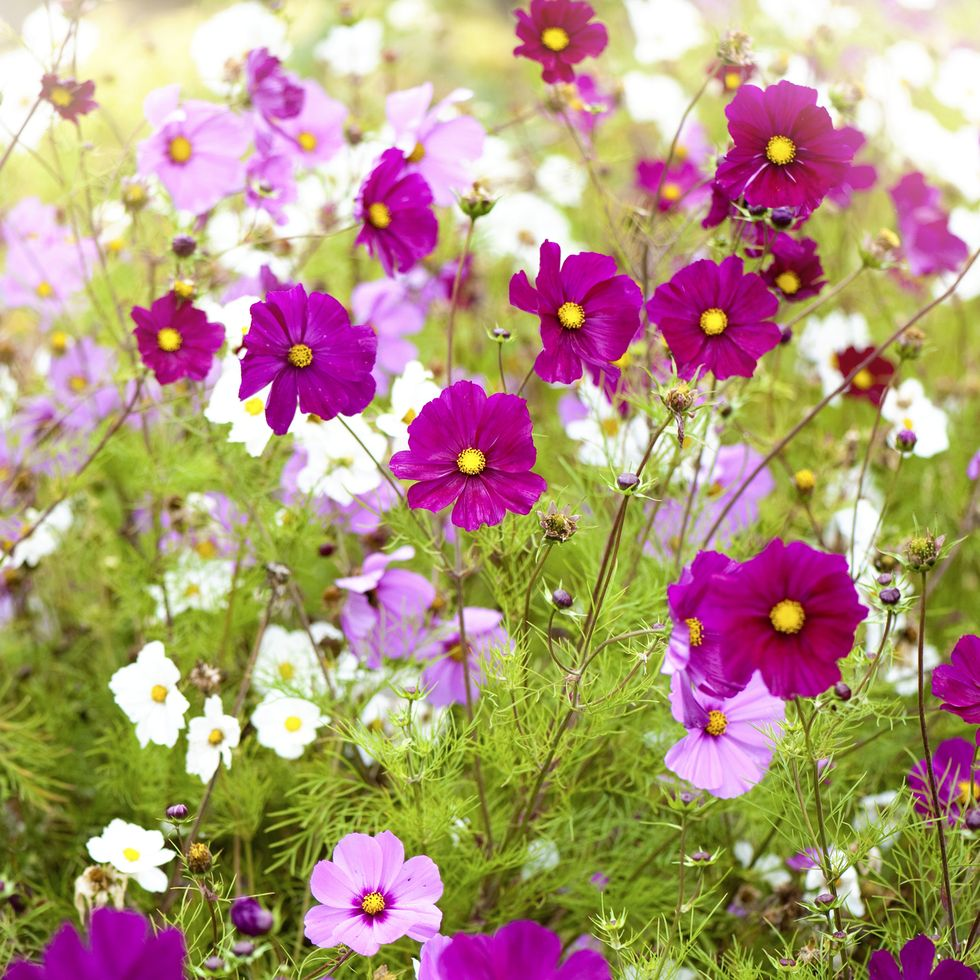
#> input picture data/img2.jpg, 980 x 980 px
$ python 4_skimage_operations.py
#> lines starting #> are read from the running program, lines starting #| are printed output that depends on the picture; after the words box and inside, x2 and y2 are one past the last pixel; in counts of white or black regions, pixels touching at a corner belong together
import numpy as np
from skimage import io
import scipy.stats as st
import matplotlib.pyplot as plt
from skimage.transform import rescale, resize, downscale_local_mean
from skimage.filters import roberts, sobel, scharr, prewitt
from skimage.feature import canny
from skimage import restoration
from skimage.filters.rank import entropy
from skimage.morphology import disk

img = io.imread("../data/img2.jpg", as_gray=True)
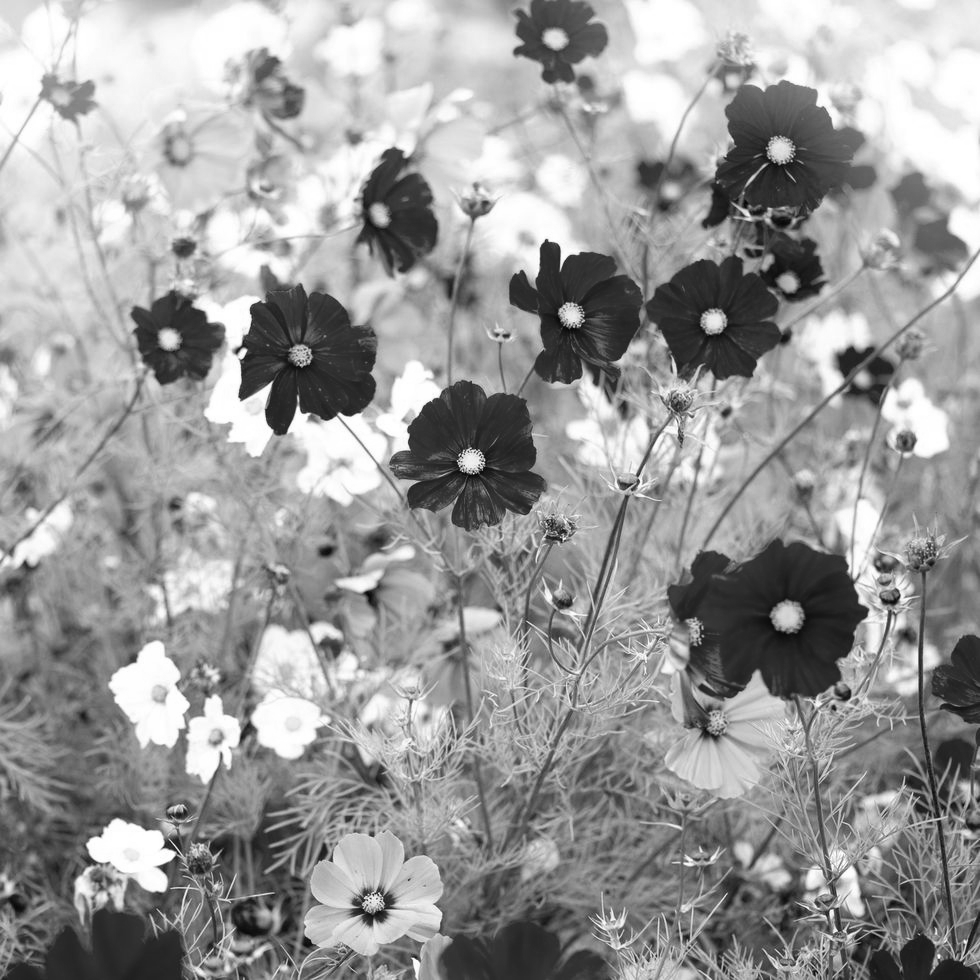
#> img: shape (980, 980) float64; min 0.0114, max 1, mean 0.604

# rescaled = rescale(img, 1.0/4.0, anti_aliasing=True)

# resized = resize(img, (200,200), anti_aliasing=True)

# downscaled = downscale_local_mean(img, (4,3))

## Edge filtering
# edge_roberts = roberts(img)
# edge_sobel = sobel(img)
# edge_scharr = scharr(img)
# edge_prewitt = prewitt(img)
#
# fig, axes = plt.subplots(nrows=2, ncols=2, sharex=True, sharey=True)
#
# ax = axes.ravel()
# ax[0].imshow(img, cmap=plt.cm.gray)
# ax[0].set_title("Original")
#
# ax[1].imshow(edge_roberts, cmap=plt.cm.gray)
# ax[1].set_title("Roberts")
#
# ax[2].imshow(edge_sobel, cmap=plt.cm.gray)
# ax[2].set_title("Sobel")
#
# ax[3].imshow(edge_scharr, cmap=plt.cm.gray)
# ax[3].set_title("Scharr")
#
# # plt.imshow(img, cmap=True)
#
# for a in ax:
#     a.axis("off")
#
# plt.tight_layout()

## Canny edge detection
# edge_canny = canny(img, sigma=5)
# plt.imshow(edge_canny)

## Restoration & de-convolution

# psf = np.ones((3,3)) / 9

## to implement gaussian kernal as psf

# def gkern(kernlen=21, nsig=3):
#     """Returns a 2D Gaussian kernel."""
#
#     x = np.linspace(-nsig, nsig, kernlen+1)
#     kern1d = np.diff(st.norm.cdf(x))
#     kern2d = np.outer(kern1d, kern1d)
#     return kern2d/kern2d.sum()
# psf = gkern(5,3)
# print(psf)
# deconvolved, _ = restoration.unsupervised_wiener(img, psf = psf)  ## psf -> point spread function
# plt.imshow(deconvolved)

### Using entropy function to do microscope scratch analysis

entropy_img = entropy(img, disk(3))
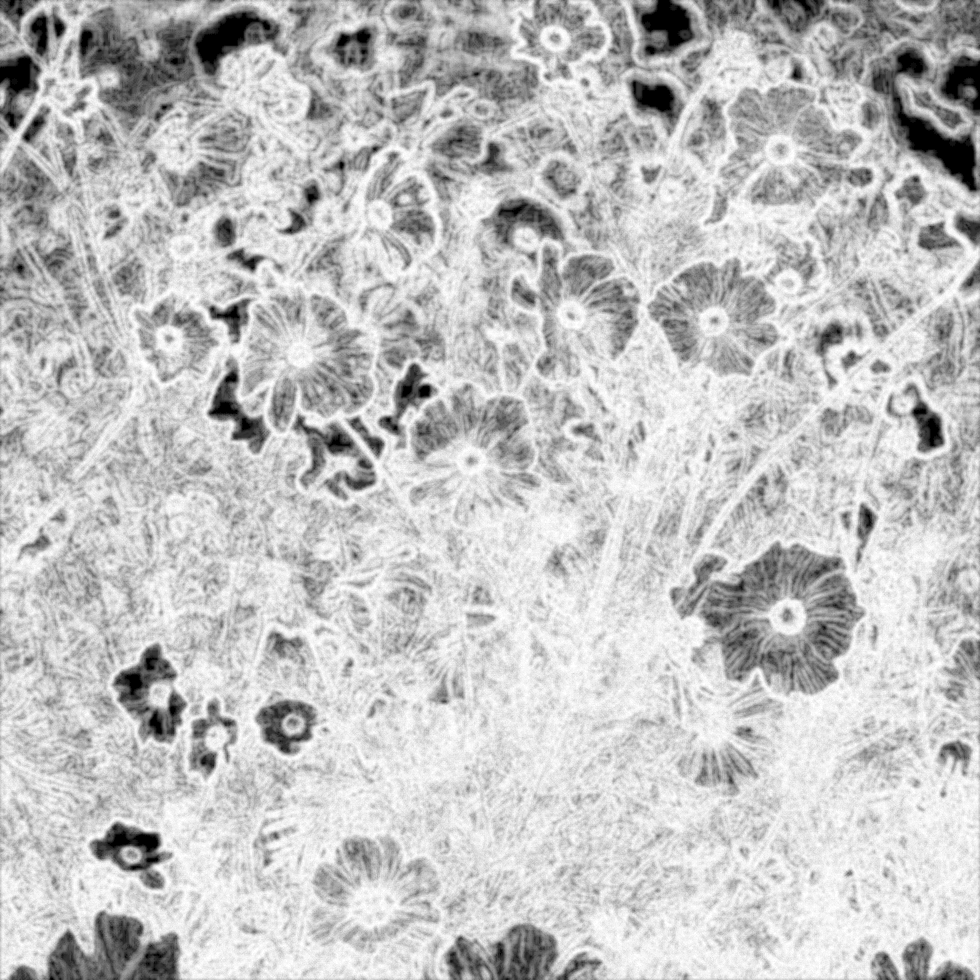
#> entropy_img: shape (980, 980) float64; min 0, max 4.86, mean 3.69; drawn with min black and max white
# plt.imshow(entropy_img, cmap="gray")
## applying threshold on entropy filters

from skimage.filters import try_all_threshold, threshold_otsu

otsu_thresh = threshold_otsu(entropy_img)
#> otsu_thresh = 3.22
binary = entropy_img <= otsu_thresh
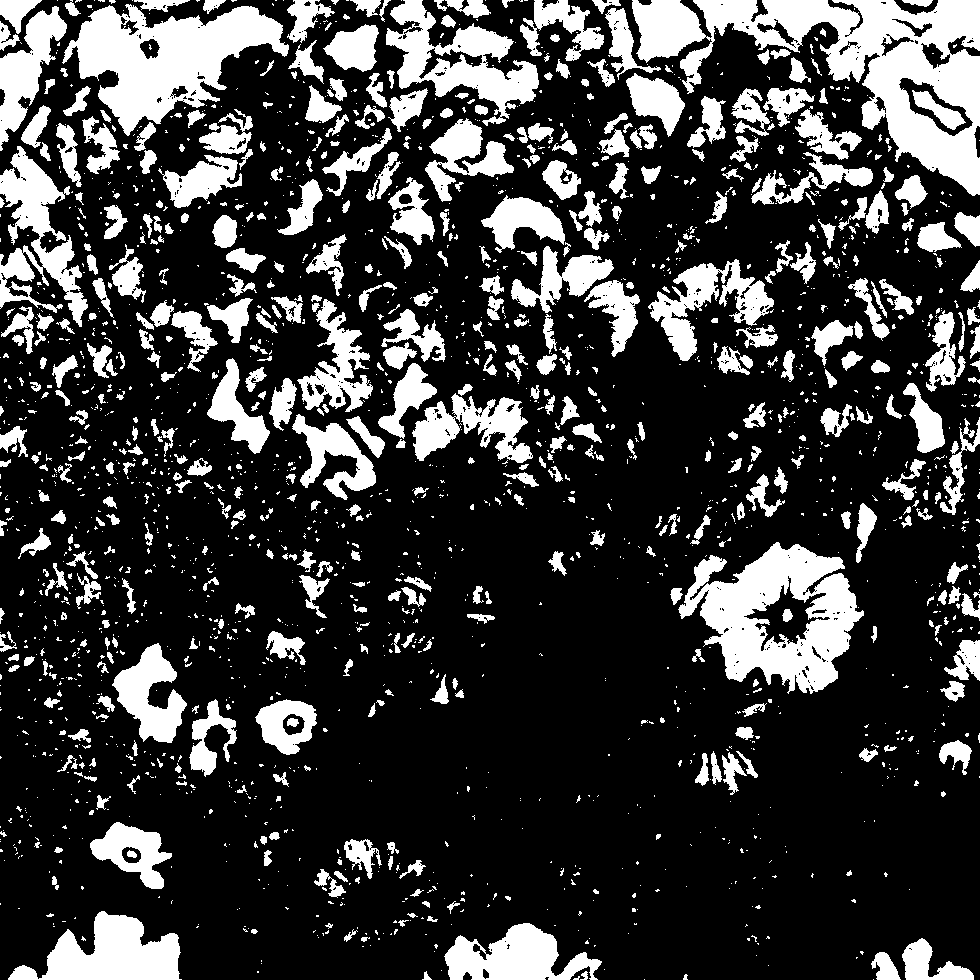
#> binary: shape (980, 980) bool; 23.7% white; 2171 white regions (1605 under 20 px), largest, box (x1, y1, x2, y2) and area: (632, 0, 980, 196) 25045, (678, 542, 864, 694) 14813, (62, 4, 289, 136) 14332
# fig,ax =try_all_threshold(entropy_img, figsize=(10, 8), verbose=False)
plt.imshow(binary)
plt.show()

$ run again, with data/img3.jpg copied over data/img2.jpg
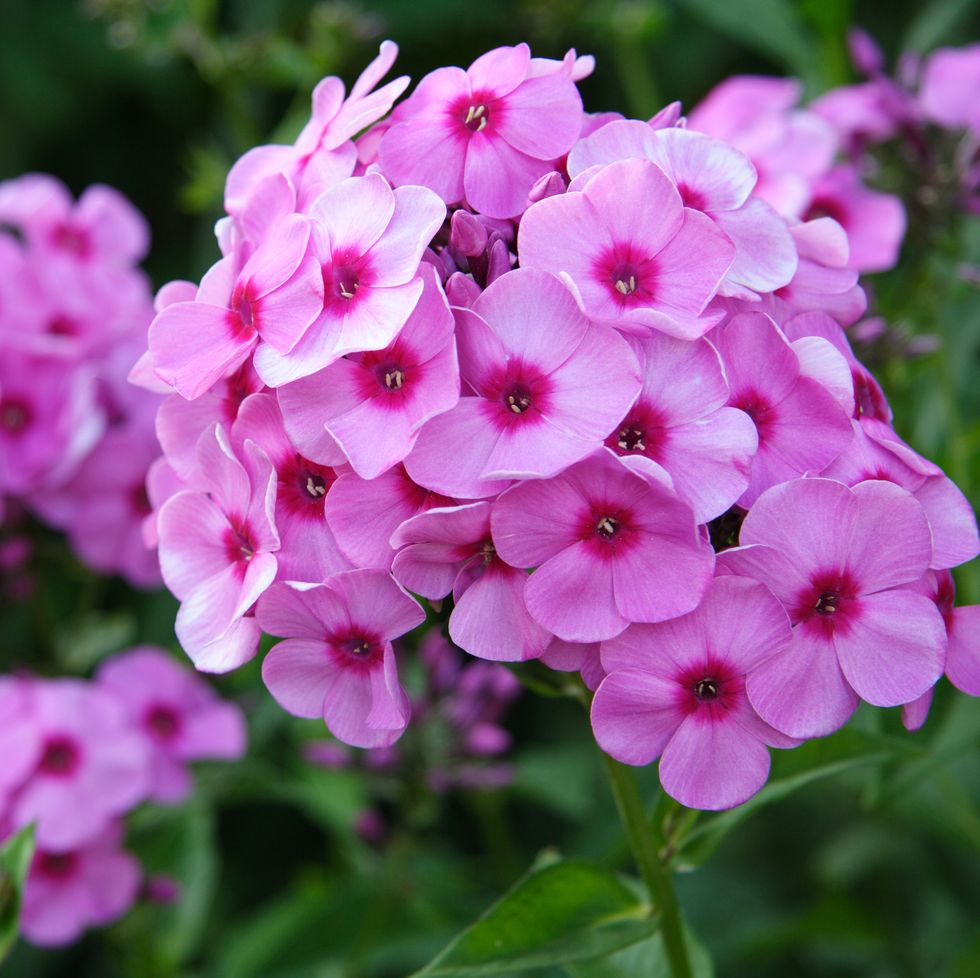
#> input picture data/img3.jpg, 980 x 978 px
#> `entropy_img = entropy(img, disk(3))`:
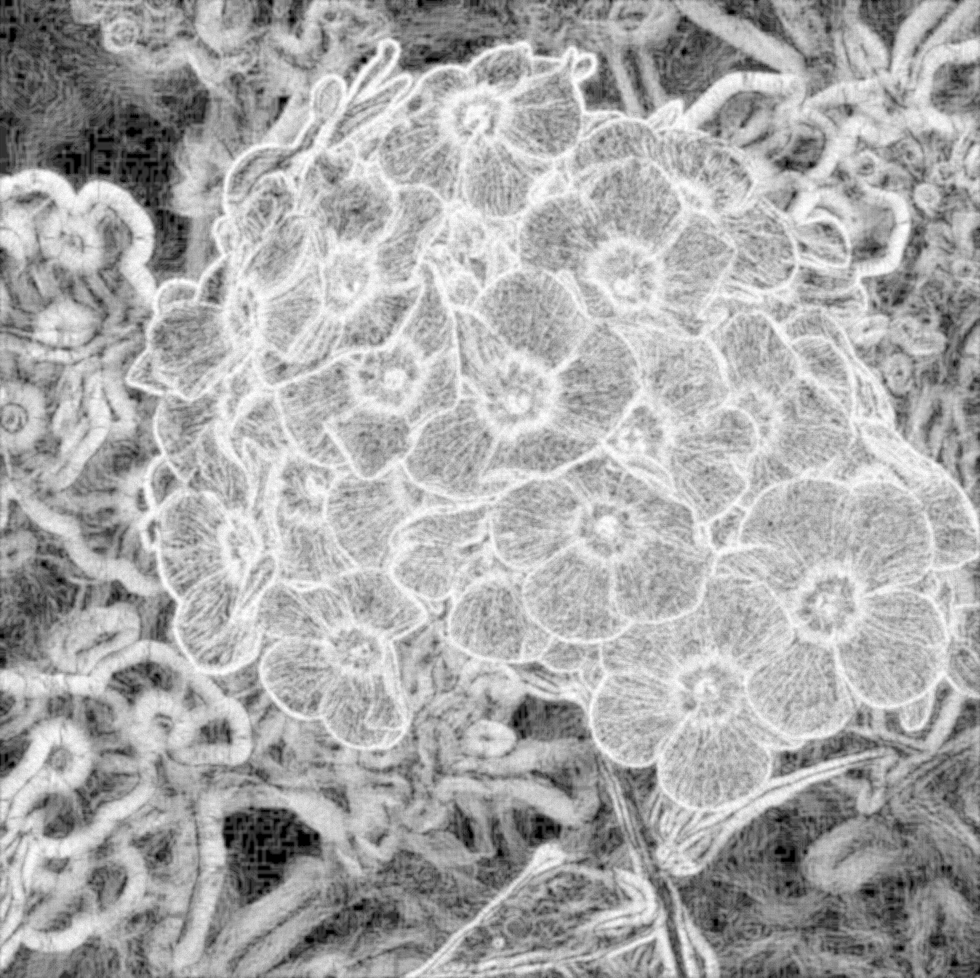
#> entropy_img: shape (978, 980) float64; min 0, max 4.86, mean 3.24; drawn with min black and max white
#> otsu_thresh = 2.93
#> `binary = entropy_img <= otsu_thresh`:
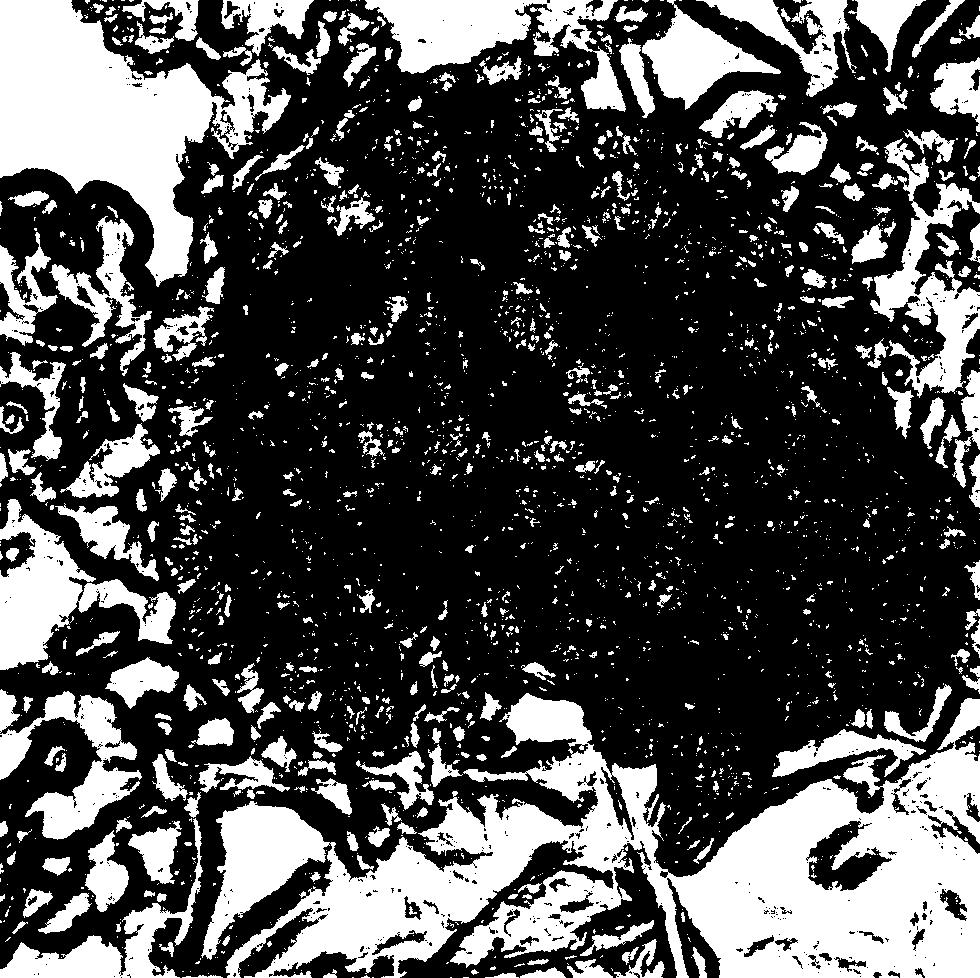
#> binary: shape (978, 980) bool; 30.9% white; 2865 white regions (2299 under 20 px), largest, box (x1, y1, x2, y2) and area: (201, 693, 980, 978) 99325, (0, 0, 291, 287) 35586, (365, 0, 626, 112) 11925

$ run again, with data/img4.jpg copied over data/img2.jpg
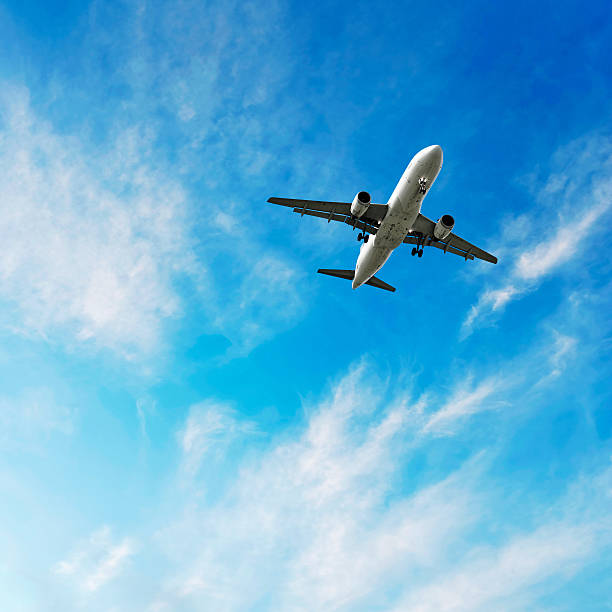
#> input picture data/img4.jpg, 612 x 612 px
#> `entropy_img = entropy(img, disk(3))`:
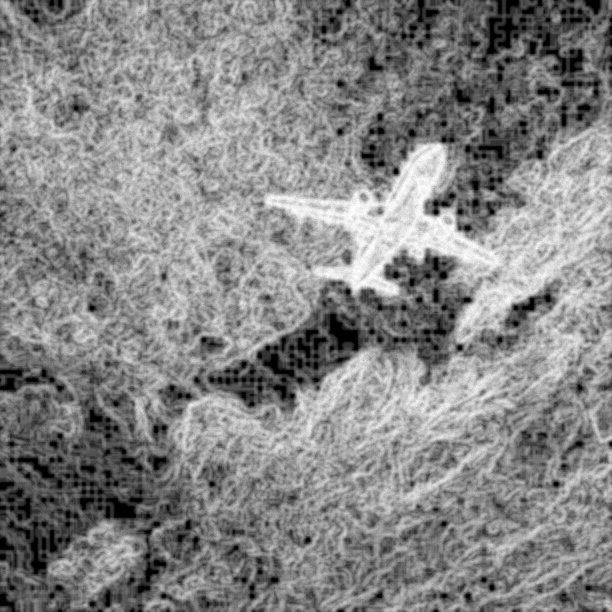
#> entropy_img: shape (612, 612) float64; min 0, max 4.86, mean 2.56; drawn with min black and max white
#> otsu_thresh = 2.4
#> `binary = entropy_img <= otsu_thresh`:
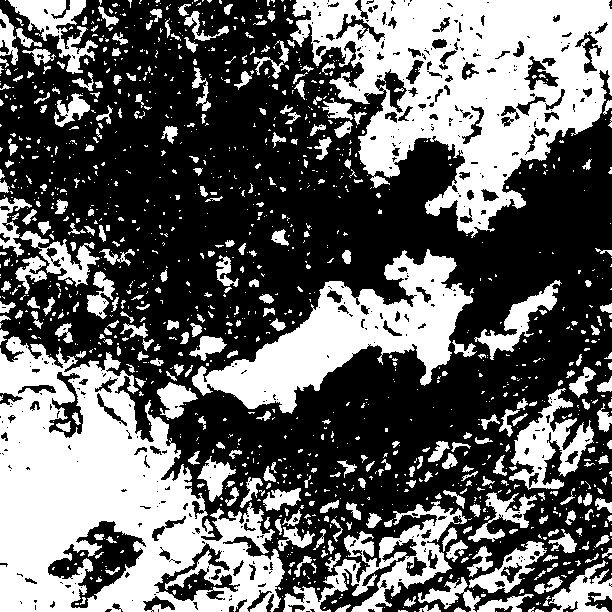
#> binary: shape (612, 612) bool; 39.7% white; 1310 white regions (988 under 20 px), largest, box (x1, y1, x2, y2) and area: (0, 336, 285, 612) 42682, (290, 0, 612, 238) 39069, (192, 249, 473, 414) 16837
